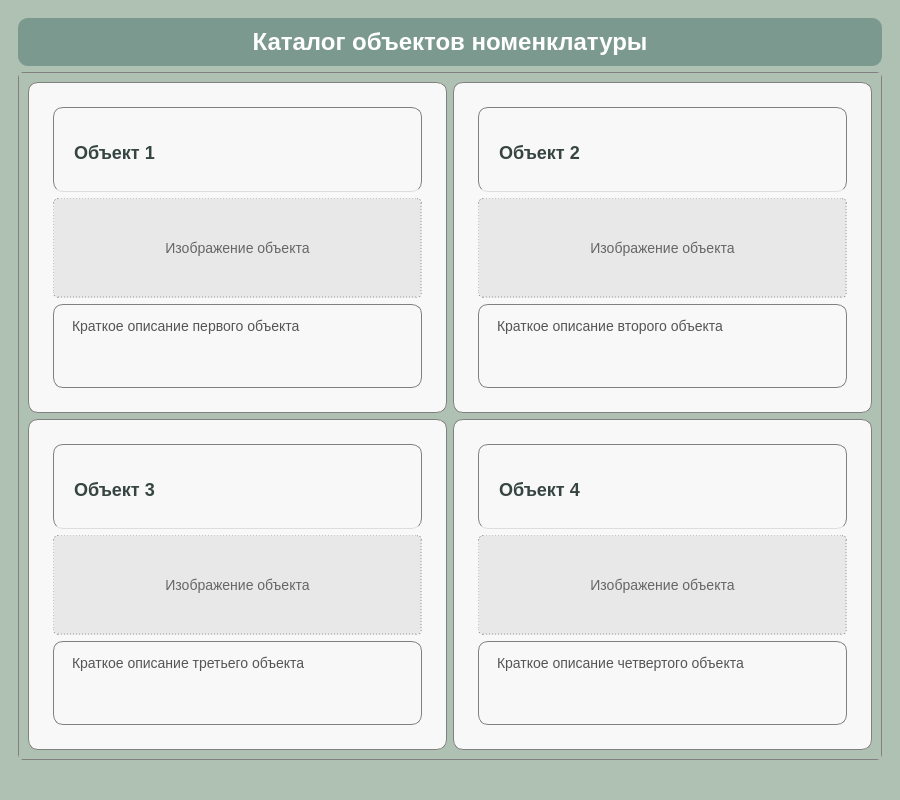
<?xml version="1.0" encoding="UTF-8"?>
<ui version="4.0">
 <class>NomenWindow</class>
 <widget class="QMainWindow" name="NomenWindow">
  <property name="geometry">
   <rect>
    <x>0</x>
    <y>0</y>
    <width>900</width>
    <height>800</height>
   </rect>
  </property>
  <property name="windowTitle">
   <string>Номенклатура - Прототипы</string>
  </property>
  <property name="styleSheet">
   <string notr="true">background-color: #afc1b3;</string>
  </property>
  <widget class="QWidget" name="centralwidget">
   <layout class="QVBoxLayout" name="verticalLayout">
    <item>
     <widget class="QStackedWidget" name="stackedWidget">
      <property name="styleSheet">
       <string notr="true">QStackedWidget {
    background-color: #afc1b3;
}</string>
      </property>
      <property name="currentIndex">
       <number>2</number>
      </property>
      <widget class="QWidget" name="prototype1">
       <layout class="QHBoxLayout" name="horizontalLayout_1">
        <item>
         <widget class="QWidget" name="leftPanel_1" native="true">
          <layout class="QVBoxLayout" name="leftLayout_1">
           <item>
            <widget class="QPushButton" name="showListButton_1">
             <property name="styleSheet">
              <string notr="true">QPushButton {
    background-color: #7c9990;
    font-family: &quot;Georgia&quot;;
    font-size: 14px;
    font-weight: bold;
    color: white;
    border: 2px solid #364541;
    border-radius: 20px;
    padding: 10px 20px;
}

QPushButton:hover {
    background-color: #637d75;
}

QPushButton:pressed {
    background-color: #4d615b;
}</string>
             </property>
             <property name="text">
              <string>Список объектов</string>
             </property>
            </widget>
           </item>
           <item>
            <widget class="QListWidget" name="objectsList_1">
             <property name="styleSheet">
              <string notr="true">QListWidget {
    background-color: #f8f8f8;
    border: 1px solid gray;
    border-radius: 5px;
    font-family: &quot;Georgia&quot;;
    font-size: 14px;
    padding: 5px;
}

QListWidget::item {
    padding: 8px;
    border-bottom: 1px solid #ddd;
}

QListWidget::item:selected {
    background-color: #7c9990;
    color: white;
}</string>
             </property>
             <item>
              <property name="text">
               <string>Объект 1</string>
              </property>
             </item>
             <item>
              <property name="text">
               <string>Объект 2</string>
              </property>
             </item>
             <item>
              <property name="text">
               <string>Объект 3</string>
              </property>
             </item>
             <item>
              <property name="text">
               <string>Объект 4</string>
              </property>
             </item>
             <item>
              <property name="text">
               <string>Объект 5</string>
              </property>
             </item>
            </widget>
           </item>
          </layout>
         </widget>
        </item>
        <item>
         <widget class="QWidget" name="rightPanel_1" native="true">
          <layout class="QVBoxLayout" name="rightLayout_1">
           <item>
            <widget class="QLabel" name="imageLabel_1">
             <property name="minimumSize">
              <size>
               <width>400</width>
               <height>400</height>
              </size>
             </property>
             <property name="styleSheet">
              <string notr="true">QLabel {
    font-family: &quot;Georgia&quot;;
    font-size: 25px;
    color: black;
    border: 1px solid gray;
    padding: 10px;
    background-color: #f8f8f8;
    border-radius: 5px;
}</string>
             </property>
             <property name="text">
              <string>Здесь будет карта</string>
             </property>
             <property name="alignment">
              <set>Qt::AlignCenter</set>
             </property>
            </widget>
           </item>
           <item>
            <widget class="QScrollArea" name="textScrollArea_1">
             <property name="styleSheet">
              <string notr="true">QScrollArea {
    border: 1px solid gray;
    border-radius: 5px;
    background-color: #f8f8f8;
}

QScrollArea &gt; QWidget &gt; QWidget {
    background-color: #f8f8f8;
}</string>
             </property>
             <property name="widgetResizable">
              <bool>true</bool>
             </property>
             <widget class="QWidget" name="scrollAreaWidgetContents_1">
              <property name="geometry">
               <rect>
                <x>0</x>
                <y>0</y>
                <width>400</width>
                <height>300</height>
               </rect>
              </property>
              <layout class="QVBoxLayout" name="verticalLayout_2">
               <item>
                <widget class="QLabel" name="textLabel_1">
                 <property name="styleSheet">
                  <string notr="true">QLabel {
    font-family: &quot;Georgia&quot;;
    font-size: 16px;
    color: black;
    padding: 15px;
    background-color: #f8f8f8;
}</string>
                 </property>
                 <property name="text">
                  <string>Здесь будет описание выбранного объекта. Это может быть довольно длинный текст, который будет занимать несколько строк и потребует прокрутки для полного просмотра.</string>
                 </property>
                 <property name="alignment">
                  <set>Qt::AlignTop</set>
                 </property>
                 <property name="wordWrap">
                  <bool>true</bool>
                 </property>
                </widget>
               </item>
              </layout>
             </widget>
            </widget>
           </item>
          </layout>
         </widget>
        </item>
       </layout>
      </widget>
      <widget class="QWidget" name="prototype2">
       <layout class="QVBoxLayout" name="verticalLayout_3">
        <item>
         <widget class="QTabWidget" name="tabWidget">
          <property name="styleSheet">
           <string notr="true">QTabWidget::pane {
    border: 1px solid gray;
    background-color: #f8f8f8;
    border-radius: 5px;
}

QTabBar::tab {
    background-color: #7c9990;
    color: white;
    font-family: &quot;Georgia&quot;;
    font-size: 14px;
    font-weight: bold;
    padding: 8px 15px;
    border: 1px solid #364541;
    border-bottom: none;
    border-top-left-radius: 5px;
    border-top-right-radius: 5px;
}

QTabBar::tab:selected {
    background-color: #637d75;
}

QTabBar::tab:hover:!selected {
    background-color: #8ab0a5;
}</string>
          </property>
          <property name="currentIndex">
           <number>0</number>
          </property>
          <widget class="QWidget" name="objectsTab">
           <attribute name="title">
            <string>Объекты</string>
           </attribute>
           <layout class="QHBoxLayout" name="horizontalLayout_2">
            <item>
             <widget class="QListWidget" name="objectsList_2">
              <property name="styleSheet">
               <string notr="true">QListWidget {
    background-color: #f8f8f8;
    border: 1px solid gray;
    border-radius: 5px;
    font-family: &quot;Georgia&quot;;
    font-size: 14px;
    padding: 5px;
}

QListWidget::item {
    padding: 8px;
    border-bottom: 1px solid #ddd;
}

QListWidget::item:selected {
    background-color: #7c9990;
    color: white;
}</string>
              </property>
              <item>
               <property name="text">
                <string>Объект 1</string>
               </property>
              </item>
              <item>
               <property name="text">
                <string>Объект 2</string>
               </property>
              </item>
              <item>
               <property name="text">
                <string>Объект 3</string>
               </property>
              </item>
              <item>
               <property name="text">
                <string>Объект 4</string>
               </property>
              </item>
              <item>
               <property name="text">
                <string>Объект 5</string>
               </property>
              </item>
             </widget>
            </item>
            <item>
             <widget class="QWidget" name="infoWidget" native="true">
              <layout class="QVBoxLayout" name="verticalLayout_4">
               <item>
                <widget class="QLabel" name="imageLabel_2">
                 <property name="minimumSize">
                  <size>
                   <width>300</width>
                   <height>300</height>
                  </size>
                 </property>
                 <property name="styleSheet">
                  <string notr="true">QLabel {
    font-family: &quot;Georgia&quot;;
    font-size: 20px;
    color: black;
    border: 1px solid gray;
    padding: 10px;
    background-color: #f8f8f8;
    border-radius: 5px;
}</string>
                 </property>
                 <property name="text">
                  <string>Изображение объекта</string>
                 </property>
                 <property name="alignment">
                  <set>Qt::AlignCenter</set>
                 </property>
                </widget>
               </item>
               <item>
                <widget class="QLabel" name="textLabel_2">
                 <property name="styleSheet">
                  <string notr="true">QLabel {
    font-family: &quot;Georgia&quot;;
    font-size: 16px;
    color: black;
    padding: 15px;
    border: 1px solid gray;
    background-color: #f8f8f8;
    border-radius: 5px;
}</string>
                 </property>
                 <property name="text">
                  <string>Описание выбранного объекта будет отображаться здесь.</string>
                 </property>
                 <property name="alignment">
                  <set>Qt::AlignTop</set>
                 </property>
                 <property name="wordWrap">
                  <bool>true</bool>
                 </property>
                </widget>
               </item>
              </layout>
             </widget>
            </item>
           </layout>
          </widget>
          <widget class="QWidget" name="mapTab">
           <attribute name="title">
            <string>Карта</string>
           </attribute>
           <layout class="QVBoxLayout" name="verticalLayout_5">
            <item>
             <widget class="QLabel" name="mapLabel">
              <property name="minimumSize">
               <size>
                <width>600</width>
                <height>400</height>
               </size>
              </property>
              <property name="styleSheet">
               <string notr="true">QLabel {
    font-family: &quot;Georgia&quot;;
    font-size: 25px;
    color: black;
    border: 1px solid gray;
    padding: 10px;
    background-color: #f8f8f8;
    border-radius: 5px;
}</string>
              </property>
              <property name="text">
               <string>Общая карта всех объектов</string>
              </property>
              <property name="alignment">
               <set>Qt::AlignCenter</set>
              </property>
             </widget>
            </item>
           </layout>
          </widget>
         </widget>
        </item>
       </layout>
      </widget>
      <widget class="QWidget" name="prototype3">
       <layout class="QVBoxLayout" name="verticalLayout_6">
        <item>
         <widget class="QLabel" name="titleLabel">
          <property name="styleSheet">
           <string notr="true">QLabel {
    font-family: &quot;Georgia&quot;;
    font-size: 24px;
    font-weight: bold;
    color: #364541;
    padding: 10px;
    background-color: #7c9990;
    border-radius: 10px;
    color: white;
}</string>
          </property>
          <property name="text">
           <string>Каталог объектов номенклатуры</string>
          </property>
          <property name="alignment">
           <set>Qt::AlignCenter</set>
          </property>
         </widget>
        </item>
        <item>
         <widget class="QScrollArea" name="scrollArea">
          <property name="styleSheet">
           <string notr="true">QScrollArea {
    border: 1px solid gray;
    border-radius: 5px;
    background-color: #f8f8f8;
}</string>
          </property>
          <property name="widgetResizable">
           <bool>true</bool>
          </property>
          <widget class="QWidget" name="scrollAreaWidgetContents_2">
           <property name="geometry">
            <rect>
             <x>0</x>
             <y>0</y>
             <width>854</width>
             <height>673</height>
            </rect>
           </property>
           <layout class="QGridLayout" name="gridLayout">
            <item row="0" column="0">
             <widget class="QFrame" name="card1">
              <property name="minimumSize">
               <size>
                <width>300</width>
                <height>200</height>
               </size>
              </property>
              <property name="styleSheet">
               <string notr="true">QFrame {
    background-color: #f8f8f8;
    border: 1px solid gray;
    border-radius: 10px;
    padding: 15px;
}</string>
              </property>
              <property name="frameShape">
               <enum>QFrame::StyledPanel</enum>
              </property>
              <property name="frameShadow">
               <enum>QFrame::Raised</enum>
              </property>
              <layout class="QVBoxLayout" name="verticalLayout_7">
               <item>
                <widget class="QLabel" name="cardTitle1">
                 <property name="styleSheet">
                  <string notr="true">QLabel {
    font-family: &quot;Georgia&quot;;
    font-size: 18px;
    font-weight: bold;
    color: #364541;
    padding-bottom: 10px;
    border-bottom: 1px solid #ddd;
}</string>
                 </property>
                 <property name="text">
                  <string>Объект 1</string>
                 </property>
                </widget>
               </item>
               <item>
                <widget class="QLabel" name="cardImage1">
                 <property name="minimumSize">
                  <size>
                   <width>0</width>
                   <height>100</height>
                  </size>
                 </property>
                 <property name="styleSheet">
                  <string notr="true">QLabel {
    font-family: &quot;Georgia&quot;;
    font-size: 14px;
    color: #666;
    border: 1px dashed #999;
    padding: 10px;
    background-color: #e8e8e8;
    border-radius: 5px;
}</string>
                 </property>
                 <property name="text">
                  <string>Изображение объекта</string>
                 </property>
                 <property name="alignment">
                  <set>Qt::AlignCenter</set>
                 </property>
                </widget>
               </item>
               <item>
                <widget class="QLabel" name="cardDesc1">
                 <property name="styleSheet">
                  <string notr="true">QLabel {
    font-family: &quot;Georgia&quot;;
    font-size: 14px;
    color: #555;
    padding-top: 10px;
}</string>
                 </property>
                 <property name="text">
                  <string>Краткое описание первого объекта</string>
                 </property>
                 <property name="alignment">
                  <set>Qt::AlignTop</set>
                 </property>
                 <property name="wordWrap">
                  <bool>true</bool>
                 </property>
                </widget>
               </item>
              </layout>
             </widget>
            </item>
            <item row="0" column="1">
             <widget class="QFrame" name="card2">
              <property name="minimumSize">
               <size>
                <width>300</width>
                <height>200</height>
               </size>
              </property>
              <property name="styleSheet">
               <string notr="true">QFrame {
    background-color: #f8f8f8;
    border: 1px solid gray;
    border-radius: 10px;
    padding: 15px;
}</string>
              </property>
              <property name="frameShape">
               <enum>QFrame::StyledPanel</enum>
              </property>
              <property name="frameShadow">
               <enum>QFrame::Raised</enum>
              </property>
              <layout class="QVBoxLayout" name="verticalLayout_8">
               <item>
                <widget class="QLabel" name="cardTitle2">
                 <property name="styleSheet">
                  <string notr="true">QLabel {
    font-family: &quot;Georgia&quot;;
    font-size: 18px;
    font-weight: bold;
    color: #364541;
    padding-bottom: 10px;
    border-bottom: 1px solid #ddd;
}</string>
                 </property>
                 <property name="text">
                  <string>Объект 2</string>
                 </property>
                </widget>
               </item>
               <item>
                <widget class="QLabel" name="cardImage2">
                 <property name="minimumSize">
                  <size>
                   <width>0</width>
                   <height>100</height>
                  </size>
                 </property>
                 <property name="styleSheet">
                  <string notr="true">QLabel {
    font-family: &quot;Georgia&quot;;
    font-size: 14px;
    color: #666;
    border: 1px dashed #999;
    padding: 10px;
    background-color: #e8e8e8;
    border-radius: 5px;
}</string>
                 </property>
                 <property name="text">
                  <string>Изображение объекта</string>
                 </property>
                 <property name="alignment">
                  <set>Qt::AlignCenter</set>
                 </property>
                </widget>
               </item>
               <item>
                <widget class="QLabel" name="cardDesc2">
                 <property name="styleSheet">
                  <string notr="true">QLabel {
    font-family: &quot;Georgia&quot;;
    font-size: 14px;
    color: #555;
    padding-top: 10px;
}</string>
                 </property>
                 <property name="text">
                  <string>Краткое описание второго объекта</string>
                 </property>
                 <property name="alignment">
                  <set>Qt::AlignTop</set>
                 </property>
                 <property name="wordWrap">
                  <bool>true</bool>
                 </property>
                </widget>
               </item>
              </layout>
             </widget>
            </item>
            <item row="1" column="0">
             <widget class="QFrame" name="card3">
              <property name="minimumSize">
               <size>
                <width>300</width>
                <height>200</height>
               </size>
              </property>
              <property name="styleSheet">
               <string notr="true">QFrame {
    background-color: #f8f8f8;
    border: 1px solid gray;
    border-radius: 10px;
    padding: 15px;
}</string>
              </property>
              <property name="frameShape">
               <enum>QFrame::StyledPanel</enum>
              </property>
              <property name="frameShadow">
               <enum>QFrame::Raised</enum>
              </property>
              <layout class="QVBoxLayout" name="verticalLayout_9">
               <item>
                <widget class="QLabel" name="cardTitle3">
                 <property name="styleSheet">
                  <string notr="true">QLabel {
    font-family: &quot;Georgia&quot;;
    font-size: 18px;
    font-weight: bold;
    color: #364541;
    padding-bottom: 10px;
    border-bottom: 1px solid #ddd;
}</string>
                 </property>
                 <property name="text">
                  <string>Объект 3</string>
                 </property>
                </widget>
               </item>
               <item>
                <widget class="QLabel" name="cardImage3">
                 <property name="minimumSize">
                  <size>
                   <width>0</width>
                   <height>100</height>
                  </size>
                 </property>
                 <property name="styleSheet">
                  <string notr="true">QLabel {
    font-family: &quot;Georgia&quot;;
    font-size: 14px;
    color: #666;
    border: 1px dashed #999;
    padding: 10px;
    background-color: #e8e8e8;
    border-radius: 5px;
}</string>
                 </property>
                 <property name="text">
                  <string>Изображение объекта</string>
                 </property>
                 <property name="alignment">
                  <set>Qt::AlignCenter</set>
                 </property>
                </widget>
               </item>
               <item>
                <widget class="QLabel" name="cardDesc3">
                 <property name="styleSheet">
                  <string notr="true">QLabel {
    font-family: &quot;Georgia&quot;;
    font-size: 14px;
    color: #555;
    padding-top: 10px;
}</string>
                 </property>
                 <property name="text">
                  <string>Краткое описание третьего объекта</string>
                 </property>
                 <property name="alignment">
                  <set>Qt::AlignTop</set>
                 </property>
                 <property name="wordWrap">
                  <bool>true</bool>
                 </property>
                </widget>
               </item>
              </layout>
             </widget>
            </item>
            <item row="1" column="1">
             <widget class="QFrame" name="card4">
              <property name="minimumSize">
               <size>
                <width>300</width>
                <height>200</height>
               </size>
              </property>
              <property name="styleSheet">
               <string notr="true">QFrame {
    background-color: #f8f8f8;
    border: 1px solid gray;
    border-radius: 10px;
    padding: 15px;
}</string>
              </property>
              <property name="frameShape">
               <enum>QFrame::StyledPanel</enum>
              </property>
              <property name="frameShadow">
               <enum>QFrame::Raised</enum>
              </property>
              <layout class="QVBoxLayout" name="verticalLayout_10">
               <item>
                <widget class="QLabel" name="cardTitle4">
                 <property name="styleSheet">
                  <string notr="true">QLabel {
    font-family: &quot;Georgia&quot;;
    font-size: 18px;
    font-weight: bold;
    color: #364541;
    padding-bottom: 10px;
    border-bottom: 1px solid #ddd;
}</string>
                 </property>
                 <property name="text">
                  <string>Объект 4</string>
                 </property>
                </widget>
               </item>
               <item>
                <widget class="QLabel" name="cardImage4">
                 <property name="minimumSize">
                  <size>
                   <width>0</width>
                   <height>100</height>
                  </size>
                 </property>
                 <property name="styleSheet">
                  <string notr="true">QLabel {
    font-family: &quot;Georgia&quot;;
    font-size: 14px;
    color: #666;
    border: 1px dashed #999;
    padding: 10px;
    background-color: #e8e8e8;
    border-radius: 5px;
}</string>
                 </property>
                 <property name="text">
                  <string>Изображение объекта</string>
                 </property>
                 <property name="alignment">
                  <set>Qt::AlignCenter</set>
                 </property>
                </widget>
               </item>
               <item>
                <widget class="QLabel" name="cardDesc4">
                 <property name="styleSheet">
                  <string notr="true">QLabel {
    font-family: &quot;Georgia&quot;;
    font-size: 14px;
    color: #555;
    padding-top: 10px;
}</string>
                 </property>
                 <property name="text">
                  <string>Краткое описание четвертого объекта</string>
                 </property>
                 <property name="alignment">
                  <set>Qt::AlignTop</set>
                 </property>
                 <property name="wordWrap">
                  <bool>true</bool>
                 </property>
                </widget>
               </item>
              </layout>
             </widget>
            </item>
           </layout>
          </widget>
         </widget>
        </item>
       </layout>
      </widget>
     </widget>
    </item>
   </layout>
  </widget>
  <widget class="QStatusBar" name="statusbar"/>
 </widget>
 <resources/>
 <connections/>
</ui>
